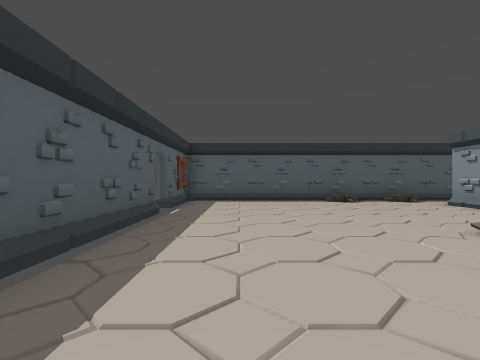
view 1 (above)

19 first-person views from a walk through a Godot game level. The camera is 1.4 m above the floor, looks level and sees 85° across. The floor is counted in squares, 2 m on a side. Each view is taken from the middle of a square. On the plan, view 1 faces up. The plan holds only what a view shows up to about 9 squares ahead; the rest is blank. The place goes on beyond the plan. Characters and animated objects are not drawn.

view 2
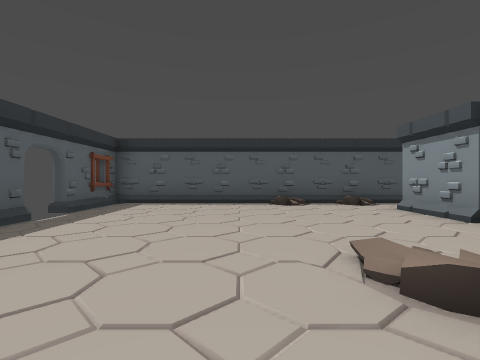

view 3
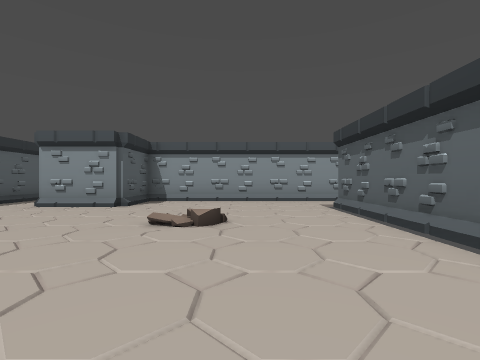

view 4
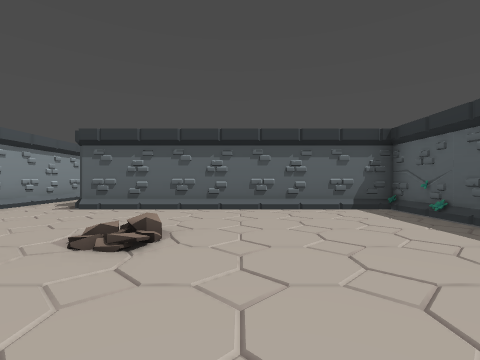

view 5
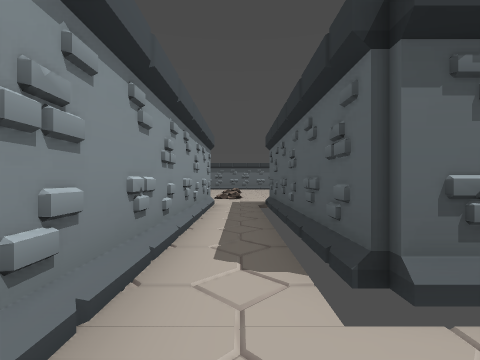

view 6
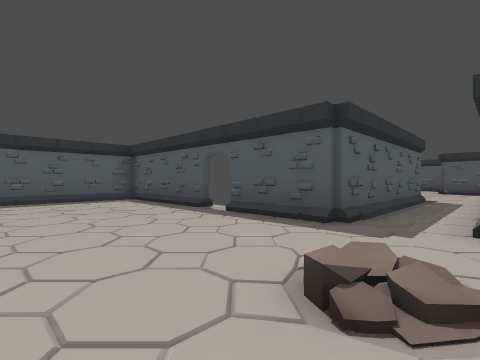

view 7
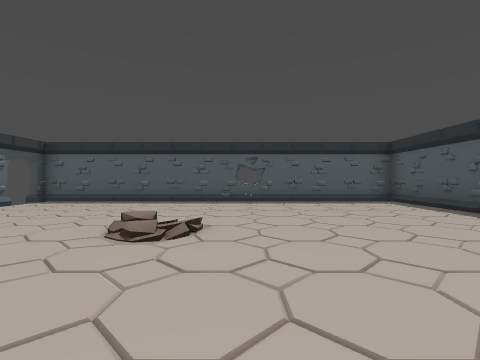

view 8
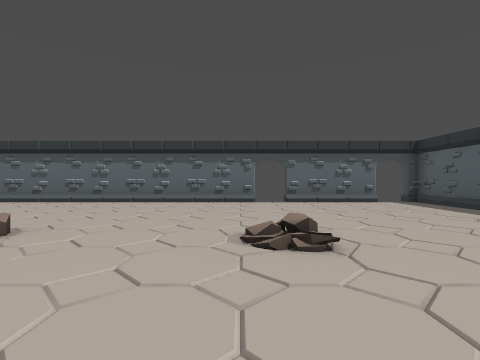

view 9
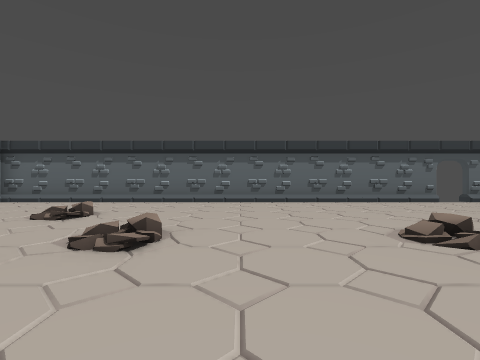

view 10
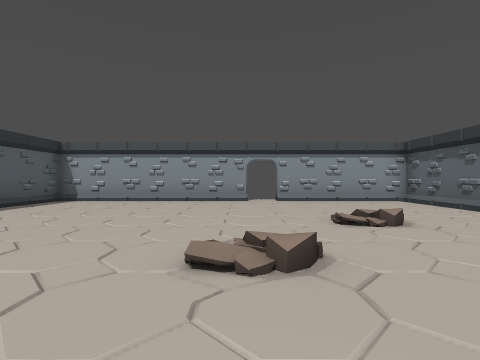

view 11
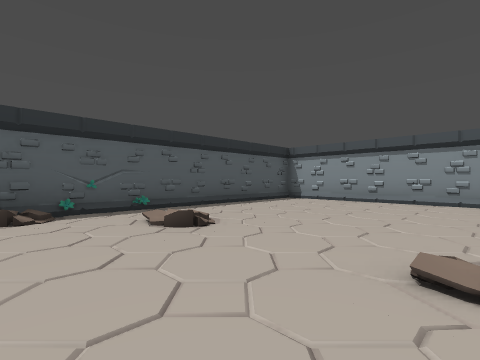

view 12
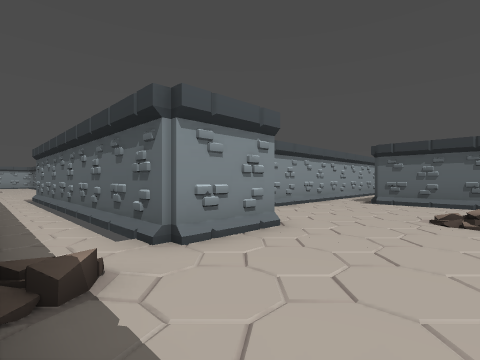

view 13
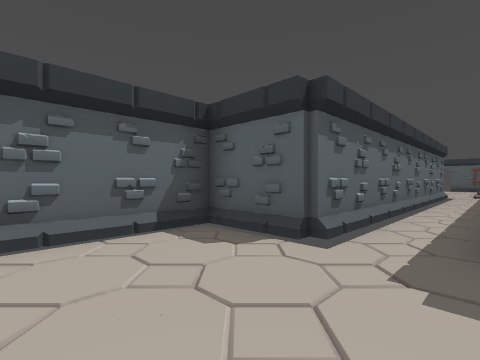

view 14
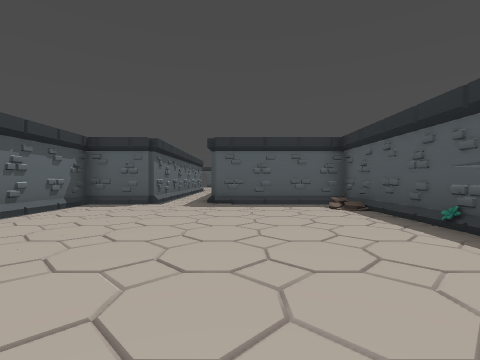

view 15
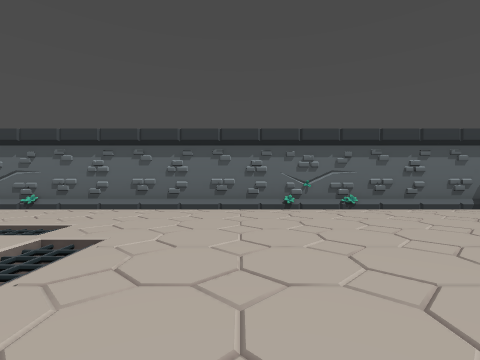

view 16
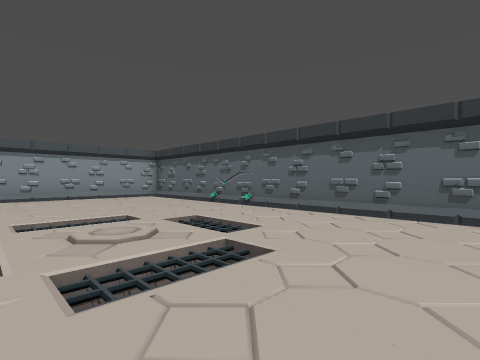

view 17
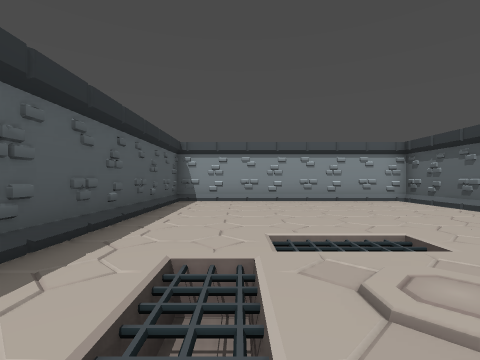

view 18
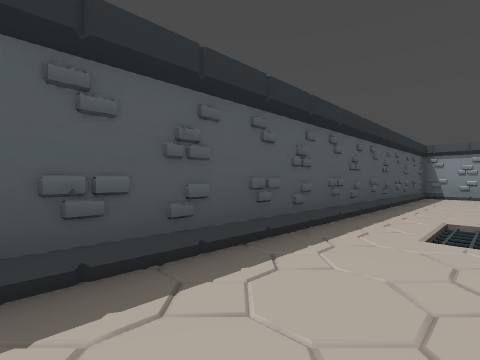

view 19
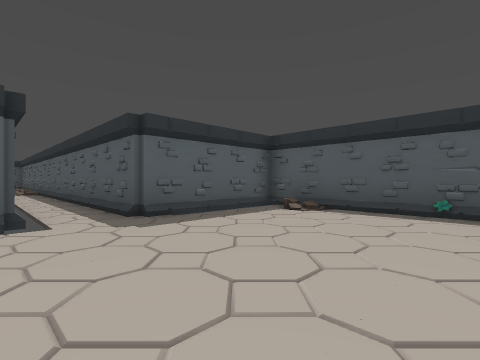

### Floor plan
Key: @ floor where view 1 was taken; # wall or solid block; x gap in a wall; . main floor; : floor 0.25 m higher than the main floor; / step, stairs or slope; = window, fence, low wall or low ledge; ^ raised ledge; v drop or lower ground.
Columns run from 2 left of view 1 to 34 right of it. Each row starts with its distance up from view 1.
 14                   #### ###
 13                   #:.###.############
 12                   #.................#
 11                   #.........vv......#
 10 ### ######        #........v  v.....#
  9 #.###:.:.##########........=  =.....#
  8 ^...........................vv......#
  7 x.......###########.................#
  6  .......##        #.................#
  5 #........##       ###################
  4 #.........#
  3 #....//...#
  2 #.........#
  1 #.........#
  0 #.@.......#
 -1 #########.#
 -2         #.#
 -3         #.#
 -4         #.#
 -5         #.#
 -6 ###     #.######
 -7 #.###.###./////######
 -8 #...................#
 -9 #........//..//.....#
-10 #...................#
-11 #...................#
-12 #...................#
-13 #....//..//..//.....#
-14 #....................
-15 #..............//...#
-16 #...................#
-17 #...................#
-18 #...................#
-19 # ### ###############

Positions as (right, up) in squares from view 1, and headings:
1: (0, 0), facing up
2: (2, 1), facing up
3: (-1, 2), facing right
4: (2, 6), facing down
5: (7, 1), facing down
6: (8, -11), facing up-left
7: (7, -12), facing left
8: (4, -10), facing down
9: (10, -10), facing down
10: (9, -13), facing right
11: (9, -13), facing up-right
12: (3, 9), facing down-right
13: (19, 9), facing down-left
14: (24, 10), facing left
15: (23, 12), facing down
16: (23, 11), facing down-right
17: (25, 11), facing right
18: (22, 11), facing up-right
19: (21, 7), facing up-left
